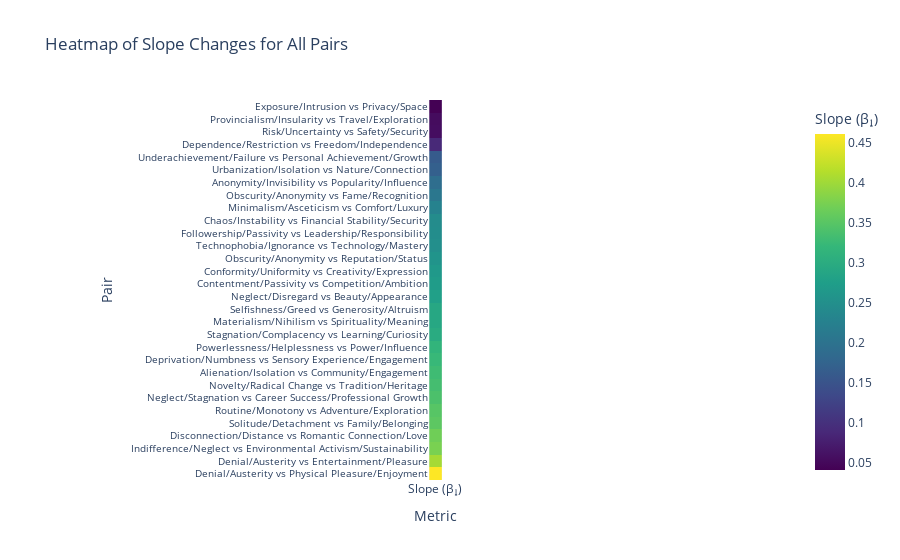

Source (notebook cell):
### Code cell
# ----------------------------------------------------------------------------
# Heatmap of slope changes for all pairs (vertical orientation)
# ----------------------------------------------------------------------------
import plotly.express as px

# Prepare data for the heatmap
heatmap_data = summary.sort_values("slope")

# Create the heatmap
fig_heatmap = px.imshow(
    heatmap_data[["slope"]],  # No transpose, keep pairs as rows
    labels=dict(x="Metric", y="Pair", color="Slope (β₁)"),
    x=["Slope (β₁)"],
    y=heatmap_data["pair"],
    title="Heatmap of Slope Changes for All Pairs",
    color_continuous_scale="Viridis"
)

# Update layout for better readability
fig_heatmap.update_layout(
    xaxis=dict(tickfont=dict(size=12)),
    yaxis=dict(tickangle=0, tickfont=dict(size=10)),
    coloraxis_colorbar=dict(title="Slope (β₁)")
)

# Show the heatmap
fig_heatmap.show()

### Figure 1 — Plotly figure (JSON) as saved in the notebook; plotly's stock layout.template omitted (floating-point values rounded to 4 significant figures)
{"data": [{"coloraxis": "coloraxis", "hovertemplate": "Metric: %{x}<br>Pair: %{y}<br>Slope (β₁): %{z}<extra></extra>", "name": "0", "type": "heatmap", "x": ["Slope (β₁)"], "xaxis": "x", "y": ["Exposure/Intrusion vs Privacy/Space", "Provincialism/Insularity vs Travel/Exploration", "Risk/Uncertainty vs Safety/Security", "Dependence/Restriction vs Freedom/Independence", "Underachievement/Failure vs Personal Achievement/Growth", "Urbanization/Isolation vs Nature/Connection", "Anonymity/Invisibility vs Popularity/Influence", "Obscurity/Anonymity vs Fame/Recognition", "Minimalism/Asceticism vs Comfort/Luxury", "Chaos/Instability vs Financial Stability/Security", "Followership/Passivity vs Leadership/Responsibility", "Technophobia/Ignorance vs Technology/Mastery", "Obscurity/Anonymity vs Reputation/Status", "Conformity/Uniformity vs Creativity/Expression", "Contentment/Passivity vs Competition/Ambition", "Neglect/Disregard vs Beauty/Appearance", "Selfishness/Greed vs Generosity/Altruism", "Materialism/Nihilism vs Spirituality/Meaning", "Stagnation/Complacency vs Learning/Curiosity", "Powerlessness/Helplessness vs Power/Influence", "Deprivation/Numbness vs Sensory Experience/Engagement", "Alienation/Isolation vs Community/Engagement", "Novelty/Radical Change vs Tradition/Heritage", "Neglect/Stagnation vs Career Success/Professional Growth", "Routine/Monotony vs Adventure/Exploration", "Solitude/Detachment vs Family/Belonging", "Disconnection/Distance vs Romantic Connection/Love", "Indifference/Neglect vs Environmental Activism/Sustainability", "Denial/Austerity vs Entertainment/Pleasure", "Denial/Austerity vs Physical Pleasure/Enjoyment"], "yaxis": "y", "z": [[0.04134], [0.05412], [0.05626], [0.08909], [0.1618], [0.1698], [0.1912], [0.2083], [0.2274], [0.2437], [0.2457], [0.2489], [0.258], [0.2669], [0.2706], [0.2778], [0.2907], [0.2915], [0.298], [0.3152], [0.3232], [0.3294], [0.3339], [0.3402], [0.3487], [0.3535], [0.3684], [0.375], [0.4036], [0.461]]}], "layout": {"coloraxis": {"colorbar": {"title": {"text": "Slope (β₁)"}}, "colorscale": [[0, "#440154"], [0.1111, "#482878"], [0.2222, "#3e4989"], [0.3333, "#31688e"], [0.4444, "#26828e"], [0.5556, "#1f9e89"], [0.6667, "#35b779"], [0.7778, "#6ece58"], [0.8889, "#b5de2b"], [1, "#fde725"]]}, "title": {"text": "Heatmap of Slope Changes for All Pairs"}, "xaxis": {"anchor": "y", "constrain": "domain", "domain": [0, 1], "scaleanchor": "y", "tickfont": {"size": 12}, "title": {"text": "Metric"}}, "yaxis": {"anchor": "x", "autorange": "reversed", "constrain": "domain", "domain": [0, 1], "tickangle": 0, "tickfont": {"size": 10}, "title": {"text": "Pair"}}}}
